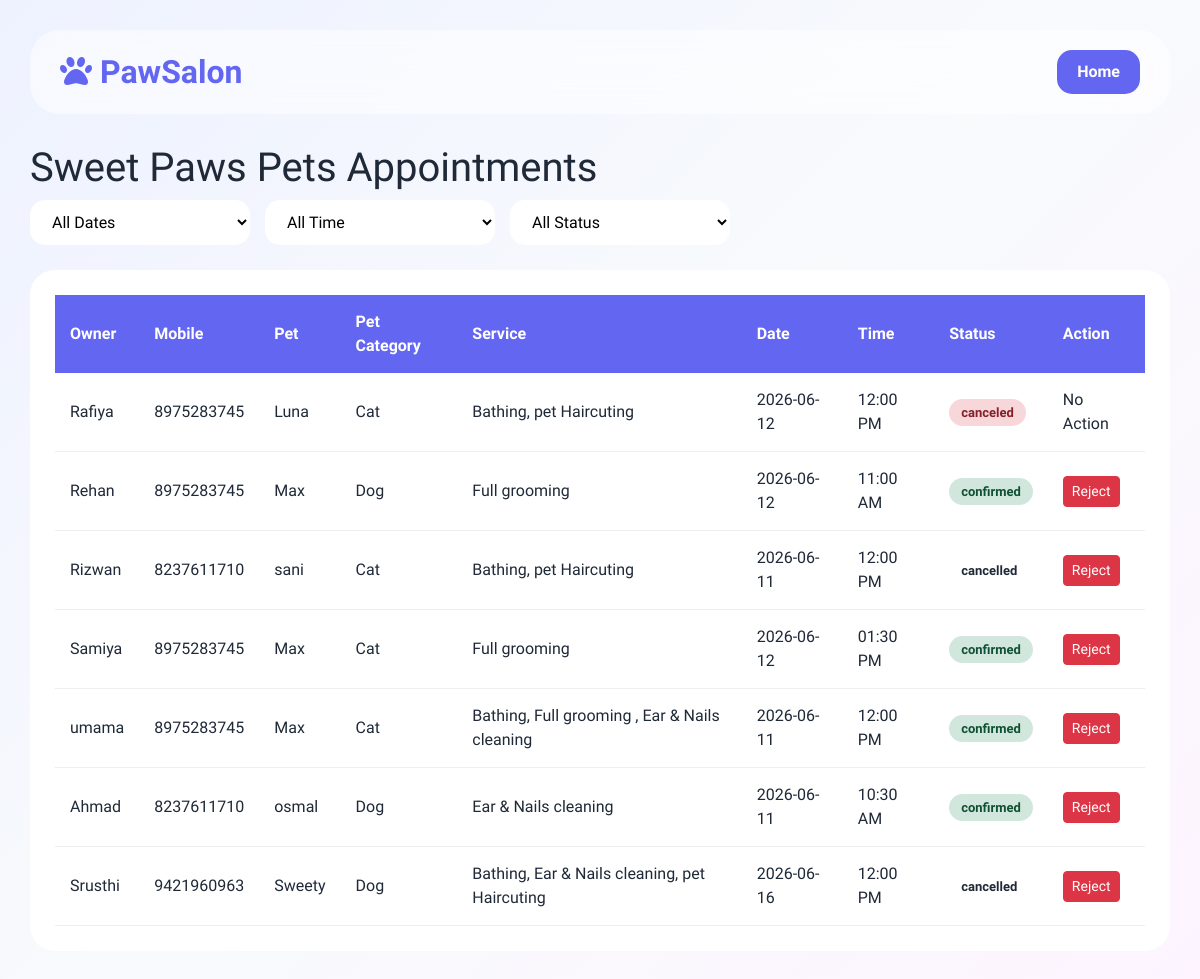
The app's page /salon-appointments/4 with its own data.
### app.py (models this page shows, shortened)
class Salon(db.Model):
    id = db.Column(db.Integer, primary_key=True)
    user_id = db.Column(db.Integer, db.ForeignKey('users.id'))
    name = db.Column(db.String(100))
    open_hours = db.Column(db.String(50))
    close_hours= db.Column(db.String(50))
    tagline = db.Column(db.String(200))
    description = db.Column(db.Text)
    address = db.Column(db.String(200))
    city = db.Column(db.String(50))
    phone = db.Column(db.String(20))
    image = db.Column(db.String(200))
    rating = db.Column(db.Float, default=0)
    appointments = db.relationship(
        "SalonAppointment",
        backref="salon",
        cascade="all, delete-orphan"
    )

class SalonAppointment(db.Model):
    id = db.Column(db.Integer, primary_key=True)
    salon_id = db.Column(
        db.Integer,
        db.ForeignKey('salon.id', ondelete="CASCADE"),
        nullable=False
    )
    user_id = db.Column(
    db.Integer,
    db.ForeignKey('users.id'),
    nullable=False
    )
    owner_name = db.Column(db.String(100))
    mobile = db.Column(db.String(20))
    pet_name = db.Column(db.String(100))
    pet_category = db.Column(db.String(50))
    service_name = db.Column(db.String(100))
    appointment_date = db.Column(db.String(20))
    appointment_time = db.Column(db.String(20))
    notes = db.Column(db.Text)
    status = db.Column( db.String(20), default="CONFIRMED")
    created_at = db.Column( db.DateTime,default=datetime.utcnow)

### app.py (the view)
@app.route("/salon-appointments/<int:salon_id>")
def salon_appointments(salon_id):
    appointments = SalonAppointment.query.filter_by(
        salon_id=salon_id
    ).all()
    salon = Salon.query.get_or_404(salon_id)
    services = Service.query.filter_by(
        salon_id=salon_id
    ).all()
    return render_template(
        "salon/salon-appointments.html",
        appointments=appointments,
        salon=salon,
        services=services
    )

### templates/salon/salon-appointments.html (shortened to what this page needs)
<!DOCTYPE html>
<html lang="en">
<head>
<link href="https://cdn.jsdelivr.net/npm/bootstrap@5.3.0/dist/css/bootstrap.min.css" rel="stylesheet">
<link rel="stylesheet" href="https://cdnjs.cloudflare.com/ajax/libs/font-awesome/6.5.0/css/all.min.css">
</head>
<body>
<div class="top-navbar">
    <div class="logo"><i class="fas fa-paw"></i> PawSalon</div>
    <div class="nav-buttons">
          <a href="/salon/dashbord" class="home-btn">Home</a>
    </div>
</div>
<h1>{{ salon.name }} Appointments</h1>
<div class="filter-bar">
    <select id="dateFilter">
        <option value="all">All Dates</option>
    </select>
    <select id="timeFilter">
        <option value="all">All Time</option>
    </select>
    <select id="statusFilter">
        <option value="all">All Status</option>
    </select>
</div>
<div class="table-container">
<table>
<thead>
<tr>
    <th>Owner</th>
    <th>Mobile</th>
    <th>Pet</th>
    <th>Pet Category </th>
    <th>Service</th>
    <th>Date</th>
    <th>Time</th>
    <th>Status</th>
    <th>Action</th>
</tr>
</thead>
<tbody>
{% for appointment in appointments %}
<tr>
    <td>{{ appointment.owner_name }}</td>
    <td>{{ appointment.mobile }}</td>
    <td>{{ appointment.pet_name }}</td>
    <td>{{ appointment.pet_category }}</td>
    <td>{{ appointment.service_name }}</td>
    <td>{{ appointment.appointment_date }}</td>
    <td>{{ appointment.appointment_time }}</td>
    <td>
        <span class="status {{ appointment.status }}">
            {{ appointment.status }}
        </span>
    </td>
    <td>
        {% if appointment.status != 'canceled' %}
        <form action="/update_appointment_status/{{ appointment.id }}" method="POST">
            <button class="btn btn-danger btn-sm">Reject</button>
        </form>
        {% else %}
        <span>No Action</span>
        {% endif %}
    </td>
</tr>
{% endfor %}
</tbody>
</table>
</div>
</body>
</html>

### templates/salon/salon-appointments.html (style rules this page uses)
* { margin:0; padding:0; box-sizing:border-box; font-family:'Urbanist',sans-serif; }
:root { --primary:#6366f1; --dark:#1f2937; }
body { min-height:100vh; background: linear-gradient(135deg,#eef2ff,#f8fafc,#fdf4ff); padding:30px; color:var(--dark); }
.top-navbar { background:rgba(255,255,255,0.5); backdrop-filter:blur(20px); padding:18px 30px; border-radius:30px; display:flex; justify-content:space-between; align-items:center; margin-bottom:30px; }
.logo { font-size:32px; font-weight:800; color:var(--primary); }
.nav-buttons { display:flex; gap:10px; }
.back-btn, .home-btn { padding:10px 20px; border-radius:15px; text-decoration:none; font-weight:700; }
.home-btn { background:var(--primary); color:#fff; }
.filter-bar { display:flex; gap:15px; flex-wrap:wrap; margin-bottom:25px; }
.filter-bar select { padding:12px 18px; border-radius:15px; border:none; background:#fff; min-width:220px; }
.table-container { background:#fff; border-radius:25px; padding:25px; overflow-x:auto; }
table { width:100%; border-collapse:collapse; }
thead th { background:var(--primary); color:#fff; padding:15px; }
tbody td { padding:15px; border-bottom:1px solid #eee; }
.status { padding:6px 12px; border-radius:20px; font-weight:700; font-size:13px; }
.confirmed { background:#d1e7dd;color:#0f5132; }
.canceled { background:#f8d7da;color:#842029; }

### records on screen
Salon: name "Sweet Paws Pets"
SalonAppointment: owner_name "Rafiya", mobile "8975283745", pet_name "Luna", pet_category "Cat", service_name "Bathing, pet Haircuting", appointment_date "2026-06-12", appointment_time "12:00 PM", status "canceled", shows "No Action"
SalonAppointment: owner_name "Rehan", mobile "8975283745", pet_name "Max", pet_category "Dog", service_name "Full grooming", appointment_date "2026-06-12", appointment_time "11:00 AM", status "confirmed"
SalonAppointment: owner_name "Rizwan", mobile "8237611710", pet_name "sani", pet_category "Cat", service_name "Bathing, pet Haircuting", appointment_date "2026-06-11", appointment_time "12:00 PM", status "cancelled"
SalonAppointment: owner_name "Samiya", mobile "8975283745", pet_name "Max", pet_category "Cat", service_name "Full grooming", appointment_date "2026-06-12", appointment_time "01:30 PM", status "confirmed"
SalonAppointment: owner_name "umama", mobile "8975283745", pet_name "Max", pet_category "Cat", service_name "Bathing, Full grooming , Ear & Nails cleaning", appointment_date "2026-06-11", appointment_time "12:00 PM", status "confirmed"
SalonAppointment: owner_name "Ahmad", mobile "8237611710", pet_name "osmal", pet_category "Dog", service_name "Ear & Nails cleaning", appointment_date "2026-06-11", appointment_time "10:30 AM", status "confirmed"
SalonAppointment: owner_name "Srusthi", mobile "9421960963", pet_name "Sweety", pet_category "Dog", service_name "Bathing, Ear & Nails cleaning, pet Haircuting", appointment_date "2026-06-16", appointment_time "12:00 PM", status "cancelled"
